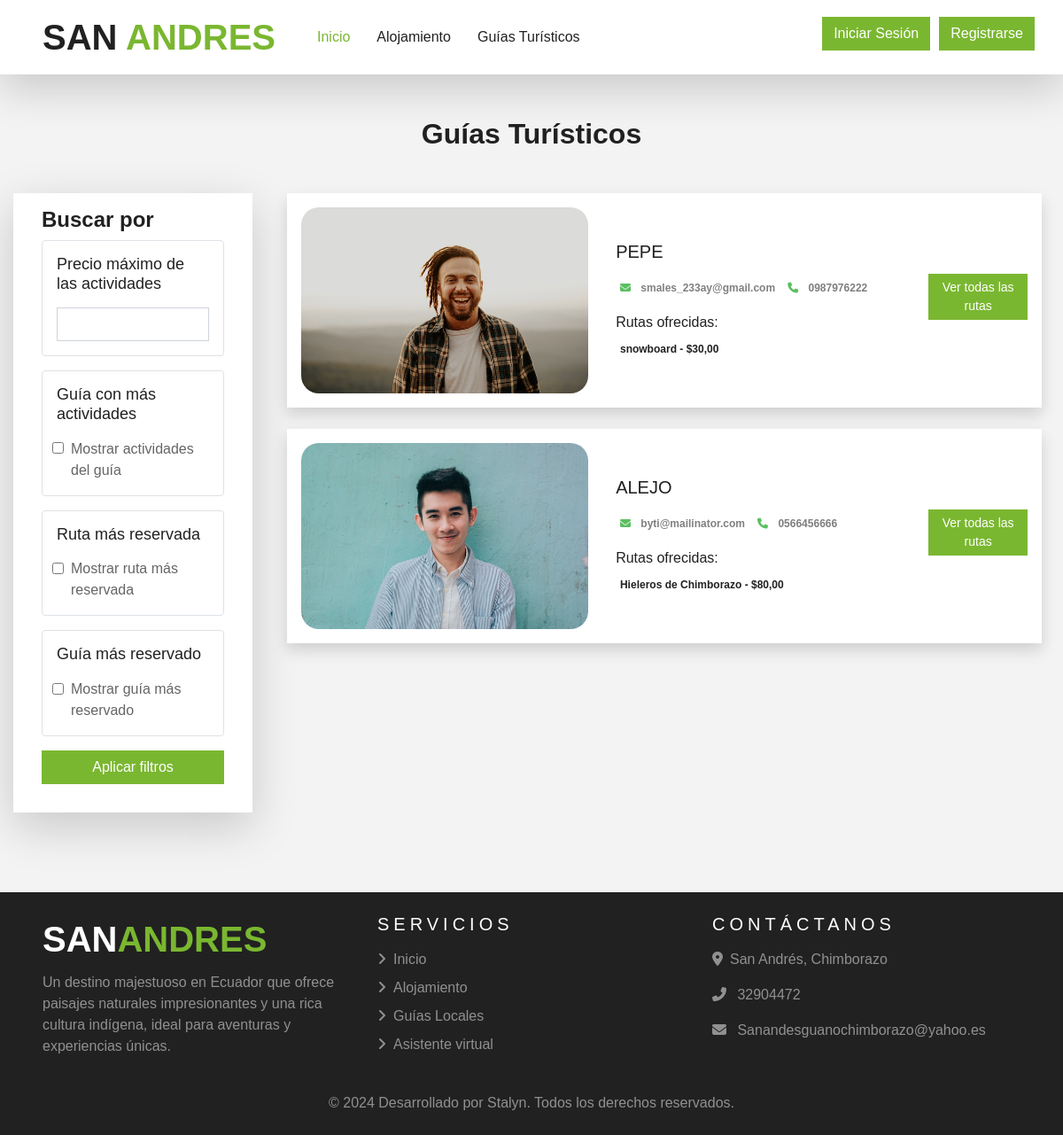
The page /guias/ver_guias/ on the database as committed earlier.
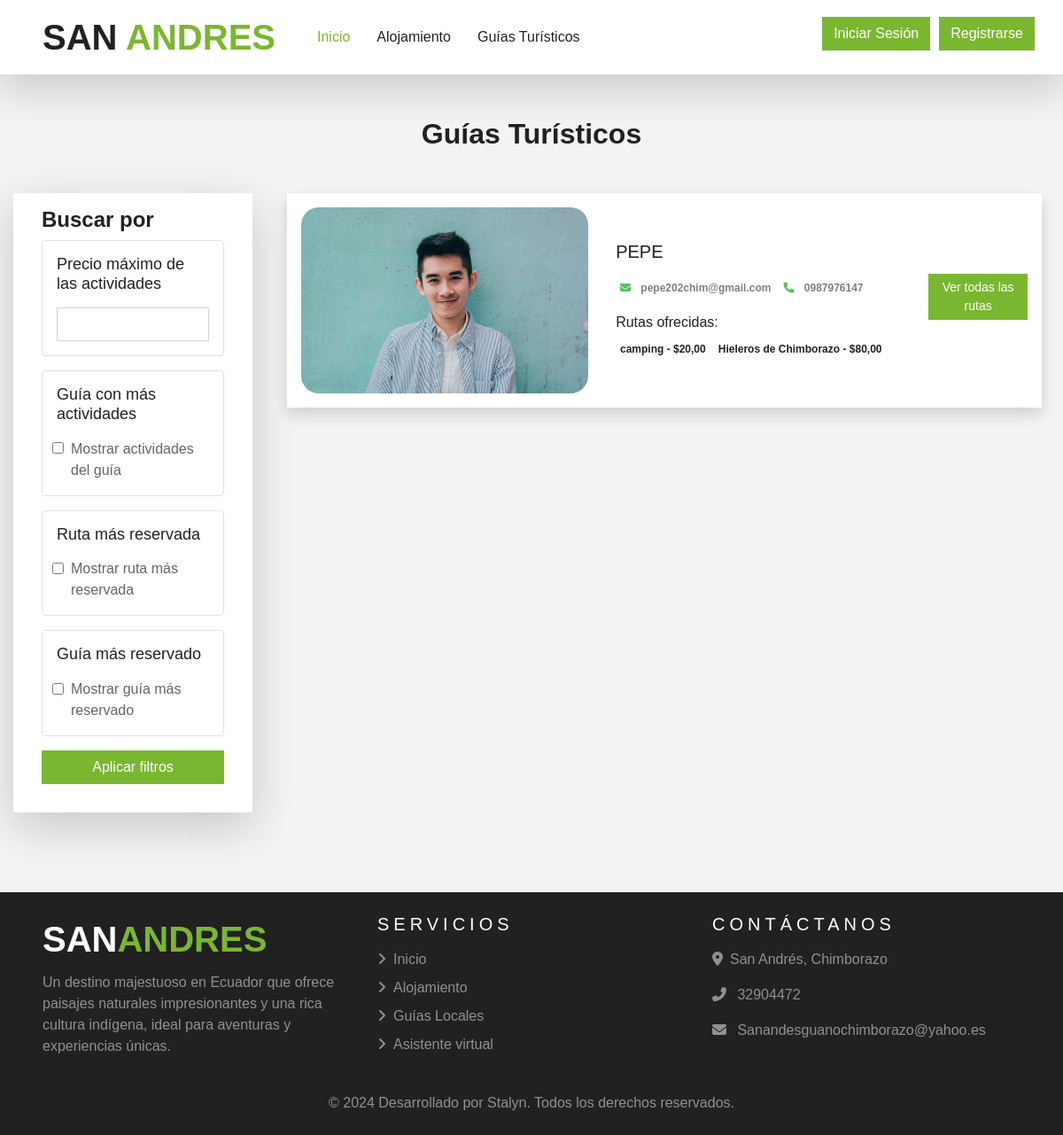
The same page on the database as committed later.
### guias/models.py (models this page shows, shortened)
class GuiaTuristico(models.Model):
    nombre = models.CharField(max_length=150)
    email = models.EmailField(unique=True)
    telefono = models.CharField(
        max_length=10,
        unique=True,
        validators=[RegexValidator(
            regex=r'^\d{10}$',
            message="El número de teléfono debe contener exactamente 10 dígitos."
        )]
    )
    foto = models.FileField(upload_to="fotos_guia", null=False, blank=False)
    estado = models.CharField(max_length=20, choices=GUIA_ESTADO, default="Borrador")
    rutas = models.ManyToManyField(Ruta, through='GuiaRuta', related_name='guias')
    def miniatura(self):
        if self.foto:
            return mark_safe("<img src='%s' width='50' height='50' style='object-fit: cover; border-radius:6px;'/>" % self.foto.url)
        return ""
    miniatura.short_description = 'Foto'

class Ruta(models.Model):
    nombre = models.CharField(max_length=150)
    descripcion = models.TextField()
    precio = models.DecimalField(max_digits=12, decimal_places=2)
    capacidad = models.PositiveSmallIntegerField(
        default=1,
        validators=[MaxValueValidator(
            15,
            message= ("La capacidad máxima no puede superar las 15 personas.")
        )],
        verbose_name="Capacidad máxima"
    )
    imagen = models.FileField(upload_to="imagenes_ruta", null=False, blank=False)
    def imagen_preview(self):
        if self.imagen:
            return mark_safe(f"<img src='{self.imagen.url}' width='50' height='50' style='object-fit: cover; border-radius:6px;'/>")
        return ""
    imagen_preview.short_description = 'Imagen'

### guias/views.py (the view, shortened to what this page needs)
# urls.py: path('ver_guias/', views.ver_guias, name='ver_guias'),
def ver_guias(request):
    base_queryset = GuiaTuristico.objects.filter(estado__in=["Aprobado", "Disponible"])
    applied_filters = False
    mostrar_cinta = False
    page  = request.GET.get('page',1)
    precio_max = request.GET.get('precio_max')
    if precio_max:
        base_queryset = base_queryset.filter(rutas__precio__lte=precio_max).distinct()
        applied_filters = True
    guia_mas_rutas = request.GET.get('guia_mas_rutas')
    if guia_mas_rutas:
        guia_con_mas_rutas = base_queryset.annotate(num_rutas=Count('rutas')).order_by('-num_rutas').first()
        base_queryset = GuiaTuristico.objects.filter(pk=guia_con_mas_rutas.pk) if guia_con_mas_rutas else GuiaTuristico.objects.none()
        applied_filters = True
    ruta_mas_reservada = request.GET.get('ruta_mas_reservada')
    guia_mas_reservado = request.GET.get('guia_mas_reservado')
    if applied_filters and not base_queryset.exists():
        messages.warning(request, "No se encontraron resultados para los filtros seleccionados.")
        return redirect(reverse('guias:ver_guias'))
    if mostrar_cinta:
        for guia in base_queryset:
            guia.es_mas_reservado = True
    else:
        for guia in base_queryset:
            guia.es_mas_reservado = False
    try:
         paginator = Paginator(base_queryset,5)
         base_queryset = paginator.page(page)
    except:
         raise Http404
    context = {
        "guiaturisticos": base_queryset,
        "mostrar_cinta": mostrar_cinta,
        "paginator":paginator,
    }
    return render(request, "guiasturistico/ver_guias.html", context)

### templates/guiasturistico/ver_guias.html (shortened to what this page needs)
{% extends 'base.html' %} {% load static %} {% block content %}
<div class="my-5 px-4">
  <h2 class="fw-bold h-font text-center">Guías Turísticos</h2>
</div>
<div class="container-fluid">
  <div class="row">
    <div class="col-lg-3 col-md-12 mb-lg-0 mb-4 ps-4">
      <div class="container-fluid position-relative nav-bar p-0">
        <nav class="navbar navbar-expand-lg bg-light navbar-light shadow-lg">
          <div class="collapse navbar-collapse justify-content-between px-3" id="navbarfiltro">
            <div class="navbar-nav mr-auto py-0">
              <form method="GET" action="{% url 'guias:ver_guias' %}" class="w-100">
                <h4 class="mt-2">Buscar por</h4>
                <div class="border bg-light p-3 rounded mb-3">
                  <h5 class="mb-3" style="font-size: 18px;">Precio máximo de las actividades</h5>
                  <input type="number" name="precio_max" class="form-control" value="{{ request.GET.precio_max }}" min="0" step="0.01" oninput="validatePrice(this)" onkeydown="preventInvalidInput(event)" />
                </div>
                <div class="border bg-light p-3 rounded mb-3">
                  <h5 class="mb-3" style="font-size: 18px;">Guía con más actividades</h5>
                  <input type="checkbox" id="guia_mas_rutas" name="guia_mas_rutas" value="1" style="margin-left: -5px;" class="form-check-input" {% if request.GET.guia_mas_rutas %}checked{% endif %} />
                  <label class="form-check-label ml-3" for="guia_mas_rutas">Mostrar actividades del guía</label>
                </div>
                <div class="border bg-light p-3 rounded mb-3">
                  <h5 class="mb-3" style="font-size: 18px;">Ruta más reservada</h5>
                  <input type="checkbox" id="ruta_mas_reservada" name="ruta_mas_reservada" value="1" style="margin-left: -5px;" class="form-check-input" {% if request.GET.ruta_mas_reservada %}checked{% endif %} />
                  <label class="form-check-label ml-3" for="ruta_mas_reservada">Mostrar ruta más reservada</label>
                </div>
                <div class="border bg-light p-3 rounded mb-3">
                  <h5 class="mb-3" style="font-size: 18px;">Guía más reservado</h5>
                  <input type="checkbox" id="guia_mas_reservado" name="guia_mas_reservado" value="1" style="margin-left: -5px;" class="form-check-input" {% if request.GET.guia_mas_reservado %}checked{% endif %} />
                  <label class="form-check-label ml-3" for="guia_mas_reservado">Mostrar guía más reservado</label>
                </div>
                <button type="submit" class="btn btn-primary w-100">Aplicar filtros</button>
                <br />
                <br />
              </form>
            </div>
          </div>
        </nav>
      </div>
    </div>
    <div class="col-lg-9 col-md-12 px-4">
       {% if guiaturisticos %} {% for guia in guiaturisticos %}
      <div class="card mb-4 border-0 shadow">
        <div class="row g-0 p-3 align-items-center">
          <div class="col-md-5 mb-lg-0 mb-md-0 mb-3">
            <div class="card_box">
              <img src="{{ guia.foto.url }}" class="card-img rounded" style="height: 210px; object-fit: cover;" alt="..." />
            </div>
          </div>
          <div class="col-md-5 px-lg-3 px-md-3 px-0">
            <h5 class="mb-3">{{ guia.nombre|upper }}</h5>
            <div class="facilities mb-1">
              <span class="badge rounded-pill bg-light text-wrap me-1 mb-1 text-black-50">
                <i class="fa fa-envelope mr-2" style="color: #5abf60;"></i>
                {{ guia.email }}
              </span>
              <span class="badge rounded-pill bg-light text-wrap text-justify me-1 mb-1 text-black-50"> <i class="fa fa-phone mr-2" style="color: #5abf60;"></i> {{ guia.telefono }} </span>
            </div>
            <div class="rutas mt-3">
              <h6>Rutas ofrecidas:</h6>
              {% for ruta in guia.rutas.all|slice:":2" %}
              <span class="badge rounded-pill bg-light text-dark text-wrap me-1 mb-1">
                {{ ruta.nombre }} - ${{ ruta.precio }}
              </span>
              {% endfor %}
            </div>
          </div>
          <div class="col-md-2 mt-lg-0 mt-md-0 mt-4 text-center">
            <a href="{% url 'guias:rutas_por_guia' guia.id %}" class="btn btn-sm w-100 text-white shadow-none mb-2" style="background-color: #7ab730;">Ver todas las rutas</a>
          </div>
        </div>
      </div>
      {% endfor %} {% endif %}
    </div>
  </div>
</div>
{% endblock %}

### templates/base.html (shortened to what this page needs)
{% load static %}
<!DOCTYPE html>
<html lang="en">
<head>
    <link href="https://cdnjs.cloudflare.com/ajax/libs/font-awesome/5.10.0/css/all.min.css" rel="stylesheet" />
    <link rel="stylesheet" href="https://cdnjs.cloudflare.com/ajax/libs/font-awesome/6.5.2/css/all.min.css">
    <link href="{% static 'css/style.css' %}" rel="stylesheet" />
    <link rel="stylesheet" type="text/css" href="https://cdn.datatables.net/responsive/2.2.9/css/responsive.bootstrap5.css"/>
</head>
<body>
    <div class="container-fluid position-relative nav-bar p-0">
        <div class="container-fluid position-relative p-0" style="z-index: 9;">
            <nav class="navbar navbar-expand-lg bg-light navbar-light shadow-lg py-3 py-lg-0 pl-3 pl-lg-5">
                <a href="/" class="navbar-brand">
                    <h1 class="m-0 text-primary"><span class="text-dark">SAN </span>ANDRES</h1>
                </a>
                <div class="collapse navbar-collapse justify-content-between px-3" id="navbarCollapse">
                    <div class="navbar-nav mr-auto py-0">
                        <a href="/" class="nav-item nav-link active">Inicio</a>
                        <a href="{% url 'alojamiento:ver_alojamientos_detalle' %}" class="nav-item nav-link">Alojamiento</a>
                        <a href="{% url 'guias:ver_guias' %}" class="nav-item nav-link">Guías Turísticos</a>
                    </div>
                    <div class="navbar-nav ml-2">
                        {% if user.is_authenticated %}
                            <div class="btn-group">
                                <button type="button" class="btn btn-primary shadow-none dropdown-toggle" data-toggle="dropdown" aria-haspopup="true" aria-expanded="false">
                                    <i class="fas fa-user"></i> {{ user.full_name }}
                                </button>
                                <div class="dropdown-menu dropdown-menu-right">
                                    <a class="dropdown-item" href="{% url 'reservacion:mis_reservas' %}">Mis Reservas</a>
                                    <a class="dropdown-item" href="{% url 'userauths:sign-out' %}">Salir</a>
                                </div>
                            </div>
                        {% else %}
                        <div class="d-flex flex-wrap">
                            <a href="{% url 'userauths:sign-in' %}" class="btn btn-primary shadow-none me-2 mb-2" style="margin-right: 10px;">Iniciar Sesión</a>
                            <a href="{% url 'userauths:sign-up' %}" class="btn btn-primary shadow-none mb-2">Registrarse</a>
                        </div>
                        {% endif %}
                    </div>
                </div>
            </nav>
        </div>
    </div>
    {% block content %} {% endblock %}
    <div class="container-fluid bg-dark text-white-50 py-4 px-sm-3 px-lg-5" style="margin-top: 90px;">
        <div class="row">
            <div class="col-lg-4 col-md-6 mb-4">
                <a href="" class="navbar-brand">
                    <h1 class="text-primary"><span class="text-white">SAN</span>ANDRES</h1>
                </a>
                <p>Un destino majestuoso en Ecuador que ofrece paisajes
                     naturales impresionantes y una rica cultura indígena,
                     ideal para aventuras y experiencias únicas.
                    </p>
            </div>
            <div class="col-lg-4 col-md-6 mb-4 ">
                <h5 class="text-white text-uppercase mb-3" style="letter-spacing: 5px;">Servicios</h5>
                <div class="d-flex flex-column justify-content-start">
                    <a class="text-white-50 mb-2" href="/"><i class="fa fa-angle-right mr-2"></i>Inicio</a>
                    <a class="text-white-50 mb-2" href="{% url 'alojamiento:ver_alojamientos_detalle' %}"><i class="fa fa-angle-right mr-2"></i>Alojamiento</a>
                    <a class="text-white-50 mb-2" href="{% url 'guias:ver_guias' %}"><i class="fa fa-angle-right mr-2"></i>Guías Locales</a>
                    <a class="text-white-50 mb-2" ><i class="fa fa-angle-right mr-2"></i>Asistente virtual</a>
                </div>
            </div>
            <div class="col-lg-4 col-md-6 mb-4">
                <h5 class="text-white text-uppercase mb-3" style="letter-spacing: 5px;">Contáctanos</h5>
                <p><i class="fa fa-map-marker-alt mr-2"></i>San Andrés, Chimborazo</p>
                <p><i class="fa fa-phone-alt mr-2"></i> 32904472</p>
                <p><i class="fa fa-envelope mr-2"></i> Sanandesguanochimborazo@yahoo.es</p>
            </div>
        </div>
        <p class="m-0 text-center">© 2024 Desarrollado por Stalyn. Todos los derechos reservados.</p>
    </div>
</body>
</html>

### templates/guiasturistico/ver_guias.html (style rules this page uses)
.card_box { overflow: hidden; border-radius: 20px; }

Rows that differ between the two databases and show on the page:
removed GuiaTuristico: foto (picture), nombre "ALEJO", email "byti@mailinator.com", telefono "0566456666", Ruta (nombre "Hieleros de Chimborazo", precio "80,00")
changed GuiaTuristico "PEPE": loses Ruta (nombre "snowboard", precio "30,00"); gains Ruta (nombre "camping", precio "20,00"); foto: a different picture; email "smales_233ay@gmail.com" → "pepe202chim@gmail.com"; telefono "0987976222" → "0987976147"; gains Ruta (nombre "Hieleros de Chimborazo", precio "80,00")
